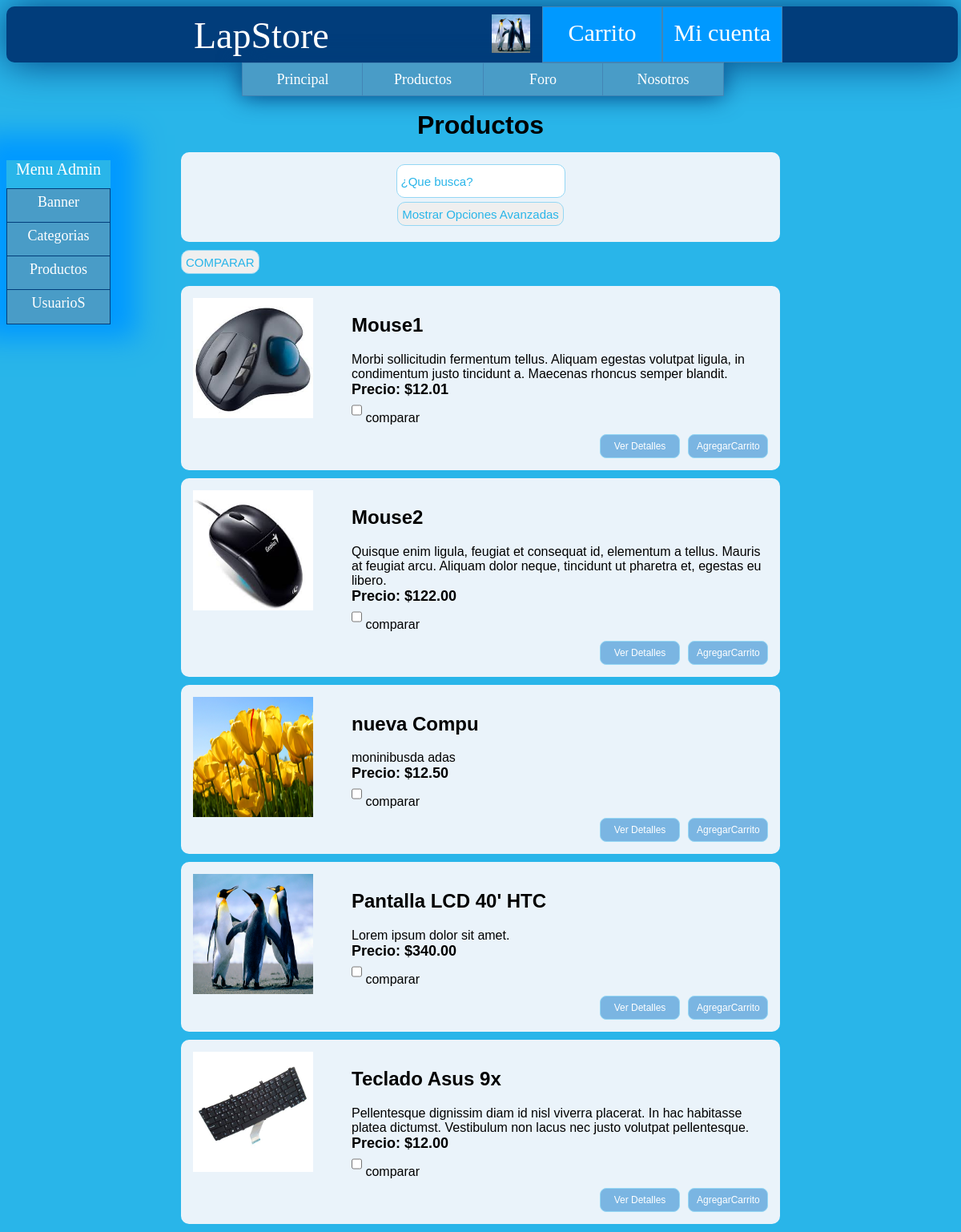
The page /categoria.php (signed in) on the database as committed earlier.
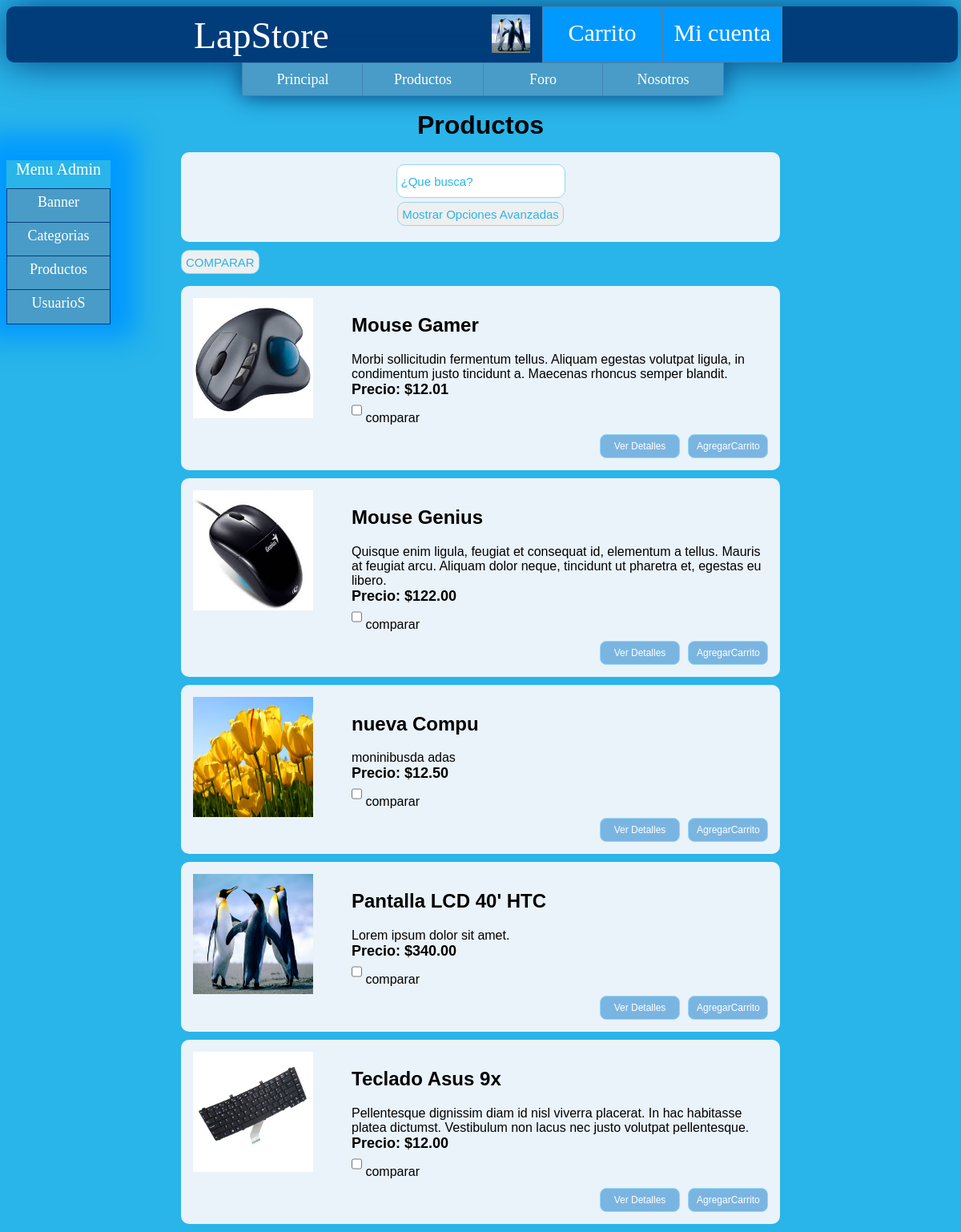
The same page on the database as committed later.
### tables this page shows
CREATE TABLE IF NOT EXISTS `producto` (
  `productoId` int(11) NOT NULL AUTO_INCREMENT,
  `nombre` varchar(200) DEFAULT NULL,
  `categoriaId` int(11) NOT NULL,
  `envio` decimal(9,2) NOT NULL,
  `costo` decimal(9,2) NOT NULL,
  `cantidad` int(11) NOT NULL,
  `url_icono` varchar(200) DEFAULT NULL,
  `descripcion` varchar(1000) NOT NULL,
  PRIMARY KEY (`productoId`),
  KEY `categoriaId` (`categoriaId`)
);

### include_php/DB/conexionGeneral.php (called while the page is built, shortened)
<?php
    function selecionarBD($conexion) {
        return mysql_select_db($GLOBALS["base_datos"], $conexion);
    }
    function ejecutarConsulta($query,$onexion) {
        return mysql_query($query, $onexion);
    }
    function cerrarConexion($conexion) {
        return @mysql_close($conexion);
    }
?>

### include_php/DB/productoDB.php (called while the page is built, shortened)
<?php
include_once 'conexionGeneral.php';
    function obtenerTodosProductos(){
        $conexion=abrirConexion();
        $sql = "SELECT * FROM producto ORDER BY nombre ASC";
        $resultado_peticion = ejecutarConsulta($sql,$conexion);
        $indice=0;
        $categorias = array();
        while ($fila = mysql_fetch_array($resultado_peticion)){
            $indice++;
            $categorias[$indice]=$fila;
        }
        return $categorias;
    }
?>

### include_php/_gestion_producto.php (the view, shortened to what this page needs)
<?php
include_once 'DB/productoDB.php';
function listarTodosProductos() {
    $SALTO = "\n";
    $productos = obtenerTodosProductos();
    $cadena_producto = "";
    foreach ($productos as $producto) {
        if ($producto['cantidad'] > 0) {
            $cadena_producto .='    <div class="marco">' . $SALTO;
            $cadena_producto .='        <div class="imagen">' . $SALTO;
            $cadena_producto .='            <a href="' . $producto['url_icono'] . '" rel="lightbox"><img src="' . $producto['url_icono'] . '" alt="Imagen del producto" /></a>' . $SALTO;
            $cadena_producto .='        </div>' . $SALTO;
            $cadena_producto .='        <div class="descripcion">' . $SALTO;
            $cadena_producto .='            <h2>' . $producto['nombre'] . '</h2>' . $SALTO;
            $cadena_producto .='            <p>' . $producto['descripcion'] . '</p>' . $SALTO;
	    $cadena_producto.='				<div class="precio">Precio: $'.$producto['costo'].'</div>';
                $cadena_producto .='       <input type="checkbox" id="compCK'.$producto['productoId'].'" value="comp" onchange="generarInpustHidenCompa('.$producto['productoId'].','."'".$producto['nombre']."'".')"> comparar<br>';
                $cadena_producto .='<div id="comparacion'.$producto['productoId'].'">';
                $cadena_producto .='</div>';
            $cadena_producto .='            <input type="button" class="boton"   onclick="javascript:place(' . $producto['productoId'] . ',' . $_SESSION['usuarioId'] . ')" value="AgregarCarrito"/>' . $SALTO;
            $cadena_producto .='            <input type="button" class="boton" onclick="verDetalleProducto(' . $producto['productoId'] . ')"  value="Ver Detalles"/>' . $SALTO;
            $cadena_producto .='        </div>' . $SALTO;
            $cadena_producto .='        <div class="clearboth"></div>' . $SALTO;
            $cadena_producto .='    </div>' . $SALTO;
        }
    }
    return $cadena_producto;
}
?>

Rows that differ between the two databases and show on the page:
changed producto: nombre "Mouse1" → "Mouse Gamer"
changed producto: nombre "Mouse2" → "Mouse Genius"
